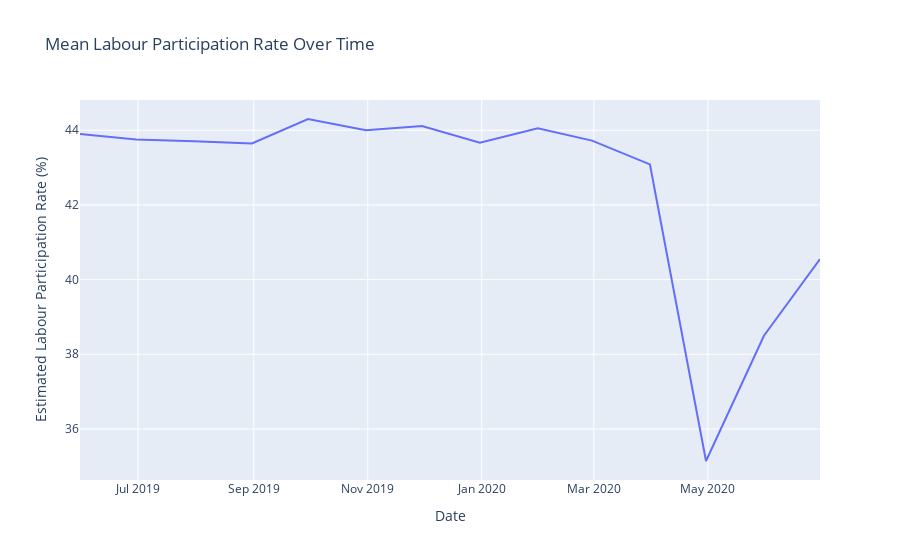

This figure's notebook cell:
### Markdown cell above
unemployment is  increased during the Corona period from Mar 2020

### Code cell
px.line(data_frame=Date_Estimated,y='Estimated Labour Participation Rate (%)',title='Mean Labour Participation Rate Over Time')

### Figure 1 — Plotly figure (JSON) as saved in the notebook; plotly's stock layout.template omitted (floating-point values rounded to 4 significant figures)
{"data": [{"hovertemplate": "Date=%{x}<br>Estimated Labour Participation Rate (%)=%{y}<extra></extra>", "legendgroup": "", "line": {"color": "#636efa", "dash": "solid"}, "marker": {"symbol": "circle"}, "mode": "lines", "name": "", "orientation": "v", "showlegend": false, "type": "scatter", "x": ["2019-05-31T00:00:00", "2019-06-30T00:00:00", "2019-07-31T00:00:00", "2019-08-31T00:00:00", "2019-09-30T00:00:00", "2019-10-31T00:00:00", "2019-11-30T00:00:00", "2019-12-31T00:00:00", "2020-01-31T00:00:00", "2020-02-29T00:00:00", "2020-03-31T00:00:00", "2020-04-30T00:00:00", "2020-05-31T00:00:00", "2020-06-30T00:00:00"], "xaxis": "x", "y": [43.9, 43.75, 43.71, 43.65, 44.3, 44.0, 44.11, 43.67, 44.05, 43.72, 43.08, 35.14, 38.5, 40.55], "yaxis": "y"}], "layout": {"legend": {"tracegroupgap": 0}, "title": {"text": "Mean Labour Participation Rate Over Time"}, "xaxis": {"anchor": "y", "domain": [0, 1], "title": {"text": "Date"}}, "yaxis": {"anchor": "x", "domain": [0, 1], "title": {"text": "Estimated Labour Participation Rate (%)"}}}}
